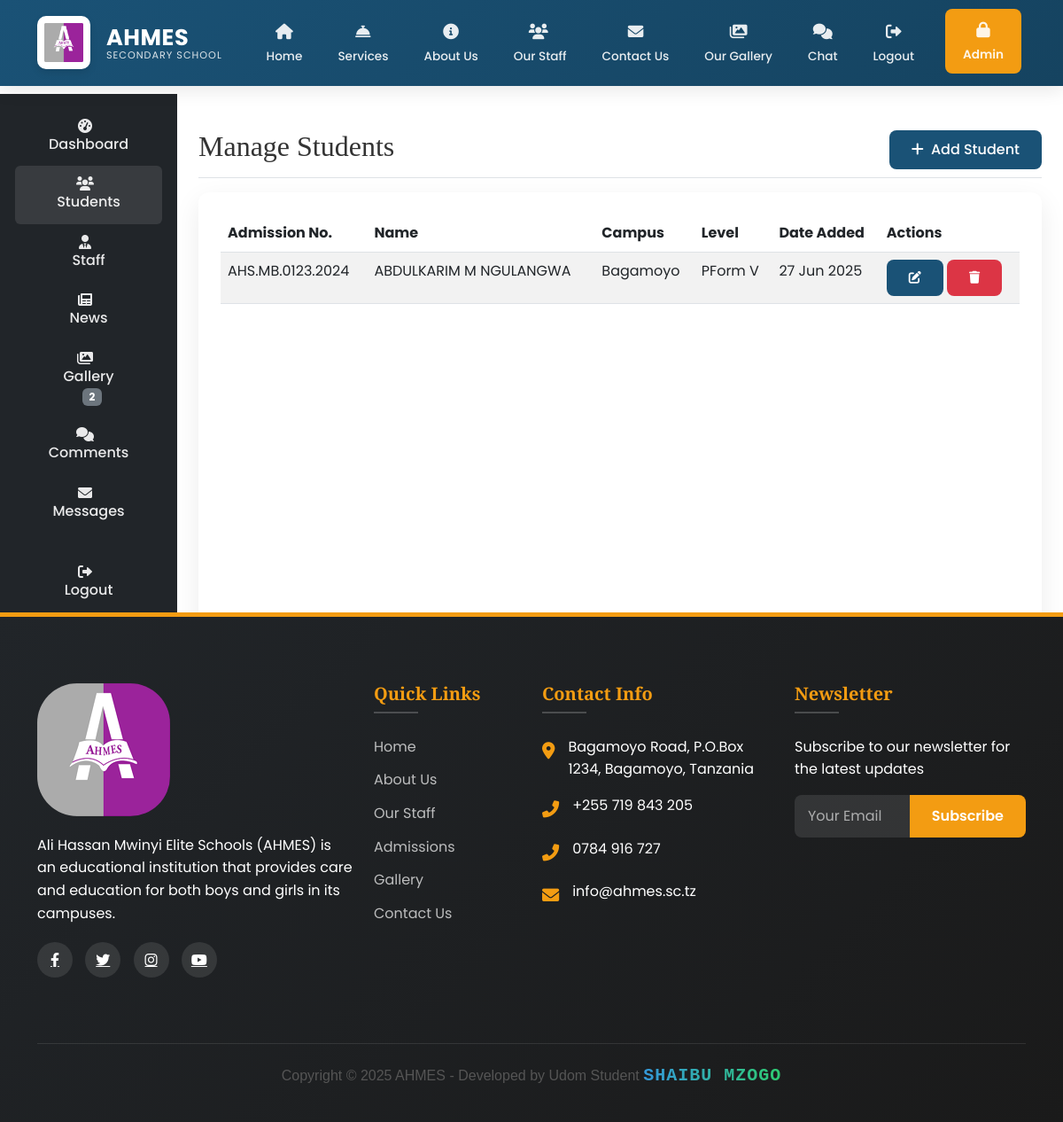
The app's page /ad/students/ (signed in) with its own data.
### main/models.py (models this page shows, shortened)
class Student(models.Model):
    GENDER_CHOICES = [
        ('M', 'Male'),
        ('F', 'Female'),
    ]
    user = models.OneToOneField(
        User,
        on_delete=models.CASCADE,
        related_name='student_profile',
        null=True,
        blank=True
    )
    first_name = models.CharField(max_length=100)
    middle_name = models.CharField(max_length=100, blank=True)
    last_name = models.CharField(max_length=100)
    gender = models.CharField(max_length=1, choices=GENDER_CHOICES)
    date_of_birth = models.DateField()
    admission_number = models.CharField(max_length=20, unique=True)
    campus = models.ForeignKey(
        Campus,
        on_delete=models.CASCADE,
        related_name='students'
    )
    level = models.ForeignKey(
        Level,
        on_delete=models.CASCADE,
        related_name='students'
    )
    admission_date = models.DateField()
    parent_name = models.CharField(max_length=200)
    parent_phone = models.CharField(max_length=20)
    parent_email = models.EmailField()
    address = models.TextField()
    created_at = models.DateTimeField(auto_now_add=True)
    updated_at = models.DateTimeField(auto_now=True)
    class Meta:
        ordering = ['-created_at']
        verbose_name = 'Student'
        verbose_name_plural = 'Students'

class Campus(models.Model):
    name = models.CharField(max_length=100)
    location = models.CharField(max_length=200)
    description = models.TextField()
    image = CloudinaryField('campuses', folder="school/campuses",
                          transformation={'quality': 'auto:good'})

class Level(models.Model):
    name = models.CharField(max_length=100)
    description = models.TextField()

### main/views.py (the view)
# urls.py: path('ad/students/', views.manage_students, name='manage_students'),
@login_required
@user_passes_test(is_admin)
def manage_students(request):
    students = Student.objects.all().order_by('-created_at')
    return render(request, 'main/manage_students.html', {'students': students})

### main/context_processors.py (called while the page is built)
def admin_counts(request):
    if request.user.is_authenticated and request.user.is_admin:
        return {
            'pending_comments': Comment.objects.filter(is_approved=False).count(),
            'gallery_count': Gallery.objects.count(),
        }
    return {}

### main/views.py (called while the page is built)
def is_admin(user):
    return user.is_authenticated and user.is_admin

### main/templates/main/manage_students.html
{% extends 'main/base.html' %}
{% load static %}
{% block content %}
<div class="container-fluid">
  <div class="row">
    {% include 'main/sidebar.html' %}
    <main class="col-md-9 ms-sm-auto col-lg-10 px-md-4 py-4">
      <div class="d-flex justify-content-between flex-wrap flex-md-nowrap align-items-center pt-3 pb-2 mb-3 border-bottom">
        <h1 class="h2">Manage Students</h1>
        <div class="btn-toolbar mb-2 mb-md-0">
          <a href="{% url 'add_student' %}" class="btn btn-primary">
            <i class="fas fa-plus me-1"></i> Add Student
          </a>
        </div>
      </div>
      <div class="card">
        <div class="card-body">
          <div class="table-responsive">
            <table class="table table-striped table-hover">
              <thead>
                <tr>
                  <th>Admission No.</th>
                  <th>Name</th>
                  <th>Campus</th>
                  <th>Level</th>
                  <th>Date Added</th>
                  <th>Actions</th>
                </tr>
              </thead>
              <tbody>
                {% for student in students %}
                <tr>
                  <td>{{ student.admission_number }}</td>
                  <td>{{ student.first_name }} {{ student.middle_name }} {{student.last_name}}</td>
                  <td>{{ student.campus.name }}</td>
                  <td>{{ student.level.name }}</td>
                  <td>{{ student.created_at|date:"d M Y" }}</td>
                  <td>
                    <a href="{% url 'edit_student' student.pk %}" class="btn btn-sm btn-primary">
                      <i class="fas fa-edit"></i>
                    </a>
                    <a href="{% url 'delete_student' student.pk %}" class="btn btn-sm btn-danger">
                      <i class="fas fa-trash"></i>
                    </a>
                  </td>
                </tr>
                {% empty %}
                <tr>
                  <td colspan="6" class="text-center">No students found</td>
                </tr>
                {% endfor %}
              </tbody>
            </table>
          </div>
        </div>
      </div>
    </main>
  </div>
</div>
{% endblock %}

### main/templates/main/base.html (style rules this page uses)
:root { --primary-color: #1a5276; --primary-dark: #154360; --secondary-color: #f39c12; --secondary-dark: #e67e22; --light-color: #f8f9fa; --dark-color: #212529; --text-color: #333; --text-light: #6c757d; --white: #ffffff; --transition: all 0.3s ease; }
body { font-family: "Poppins", sans-serif; color: var(--text-color); position: relative; padding-top: 80px; line-height: 1.6; }
h1, h2, h3, h4, h5, h6 { font-family: "Playfair Display", serif; font-weight: 600; }
.card { border: none; border-radius: 12px; box-shadow: 0 10px 30px rgba(0, 0, 0, 0.08); transition: var(--transition); margin-bottom: 30px; height: 100%; overflow: hidden; }
.card-body { padding: 25px; }
.btn { padding: 10px 25px; border-radius: 8px; font-weight: 500; transition: var(--transition); border: none; }
.btn-primary { background-color: var(--primary-color); border-color: var(--primary-color); }

### records on screen
Student: admission_number "AHS.MB.0123.2024", first_name "ABDULKARIM", middle_name "M", last_name "NGULANGWA", campus.name "Bagamoyo", level.name "PForm V", created_at "27 Jun 2025"

### other values on screen
{{ gallery_count }} "2"
